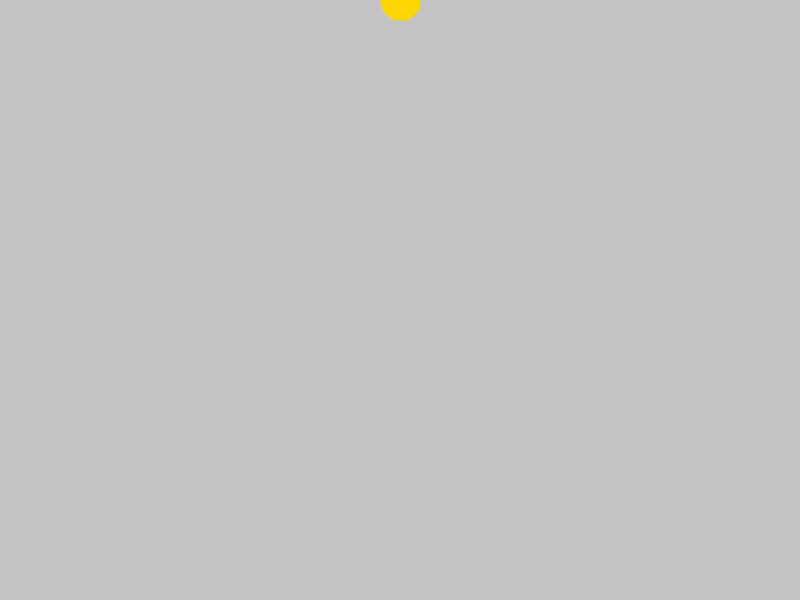
Frame 1 (no input)
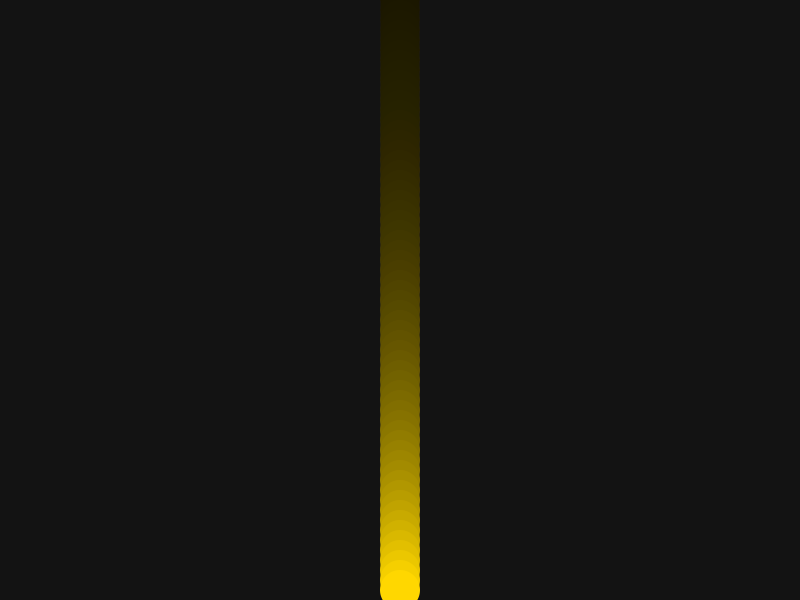
Frame 60 (the mouse pressed at the canvas centre just before this capture)
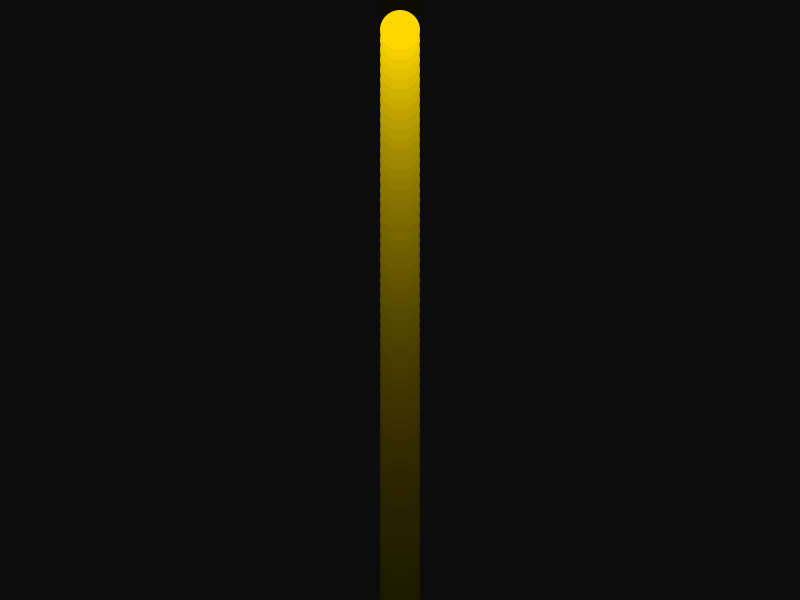
Frame 120 (the mouse held since frame 60 and released just before this capture)

The Processing sketch that drew these frames (run headless with seeded random() and noise(); from frame 60 on, the mouse is pressed at the canvas centre):

// Processing sketch: Day_3_Updown_Circle
// ── Day_3_Updown_Circle.pde
float _cy = 0.0;  //my own personal variable. Can use instead of typing the number.
float _cd = 10;

void setup()
{
  size(800,600);
}

void draw()
{
  noStroke();
  fill(0,0,0,10); //fill above the shape
  rect(0,0,width,height);
  fill(255,215,0);
  circle(width/2,_cy,40); //drawing the circle
  _cy = _cy + _cd;
  
  if(_cy > height || _cy < 0)
  {
    _cd = _cd * (-1);
  }
 
}

/*
hi future josh
*/
